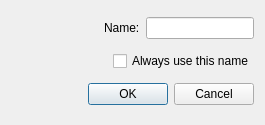
<?xml version="1.0" encoding="UTF-8"?>
<ui version="4.0">
 <class>AnnounceDocumentDialog</class>
 <widget class="QDialog" name="AnnounceDocumentDialog">
  <property name="geometry">
   <rect>
    <x>0</x>
    <y>0</y>
    <width>265</width>
    <height>125</height>
   </rect>
  </property>
  <property name="windowTitle">
   <string>Announce Document</string>
  </property>
  <layout class="QVBoxLayout" name="verticalLayout">
   <item>
    <layout class="QHBoxLayout" name="horizontalLayout">
     <item>
      <spacer name="horizontalSpacer">
       <property name="orientation">
        <enum>Qt::Horizontal</enum>
       </property>
       <property name="sizeHint" stdset="0">
        <size>
         <width>40</width>
         <height>20</height>
        </size>
       </property>
      </spacer>
     </item>
     <item>
      <widget class="QLabel" name="label">
       <property name="text">
        <string>Name:</string>
       </property>
      </widget>
     </item>
     <item>
      <widget class="QLineEdit" name="nameLineEdit"/>
     </item>
    </layout>
   </item>
   <item>
    <layout class="QHBoxLayout" name="horizontalLayout_2">
     <item>
      <spacer name="horizontalSpacer_2">
       <property name="orientation">
        <enum>Qt::Horizontal</enum>
       </property>
       <property name="sizeHint" stdset="0">
        <size>
         <width>40</width>
         <height>20</height>
        </size>
       </property>
      </spacer>
     </item>
     <item>
      <widget class="QCheckBox" name="checkBox">
       <property name="text">
        <string>Always use this name</string>
       </property>
      </widget>
     </item>
    </layout>
   </item>
   <item>
    <widget class="QDialogButtonBox" name="buttonBox">
     <property name="orientation">
      <enum>Qt::Horizontal</enum>
     </property>
     <property name="standardButtons">
      <set>QDialogButtonBox::Cancel|QDialogButtonBox::Ok</set>
     </property>
    </widget>
   </item>
  </layout>
 </widget>
 <resources/>
 <connections>
  <connection>
   <sender>buttonBox</sender>
   <signal>accepted()</signal>
   <receiver>AnnounceDocumentDialog</receiver>
   <slot>accept()</slot>
   <hints>
    <hint type="sourcelabel">
     <x>248</x>
     <y>254</y>
    </hint>
    <hint type="destinationlabel">
     <x>157</x>
     <y>274</y>
    </hint>
   </hints>
  </connection>
  <connection>
   <sender>buttonBox</sender>
   <signal>rejected()</signal>
   <receiver>AnnounceDocumentDialog</receiver>
   <slot>reject()</slot>
   <hints>
    <hint type="sourcelabel">
     <x>316</x>
     <y>260</y>
    </hint>
    <hint type="destinationlabel">
     <x>286</x>
     <y>274</y>
    </hint>
   </hints>
  </connection>
 </connections>
</ui>
